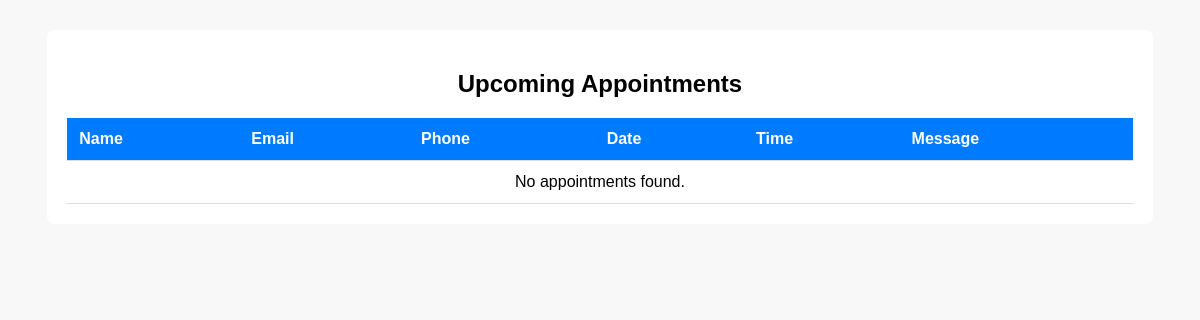
The app's page /dashboard/, older data.
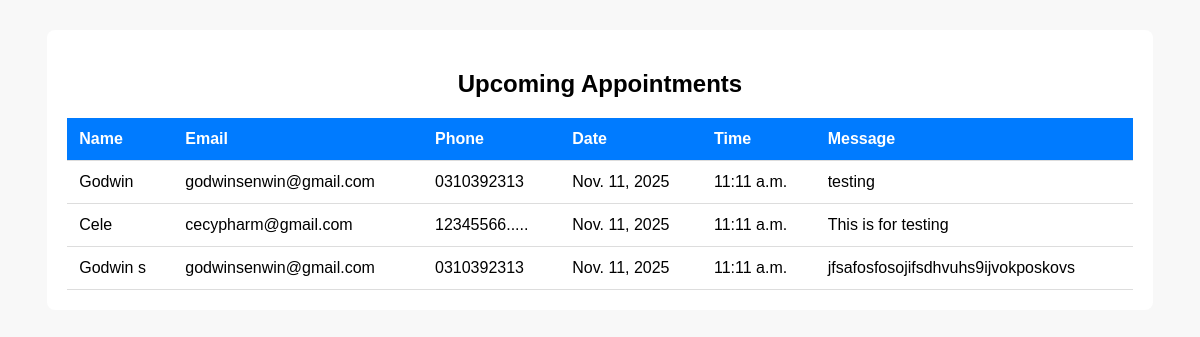
The same page, newer data.
### ce_cypharm/models.py (models this page shows, shortened)
class Appointment(models.Model):
    name = models.CharField(max_length=100)
    email = models.EmailField()
    phone = models.CharField(max_length=15, blank=True)
    date = models.DateField()
    time = models.TimeField()
    message = models.TextField(blank=True)
    created_at = models.DateTimeField(auto_now_add=True)
    class Meta:
        ordering = ['-created_at']

### ce_cypharm/views.py (the view)
# urls.py: path('dashboard/', views.appointment_dashboard, name='appointment_dashboard'),
def appointment_dashboard(request):
    appointments = Appointment.objects.all().order_by('-created_at')
    return render(request, 'ce_cypharm/dashboard.html', {'appointments': appointments})

### templates/ce_cypharm/dashboard.html (shortened to what this page needs)
<!DOCTYPE html>
<html lang="en">
<head>
</head>
<body>
<div class="container">
    <h2>Upcoming Appointments</h2>
    <table>
        <tr>
            <th>Name</th>
            <th>Email</th>
            <th>Phone</th>
            <th>Date</th>
            <th>Time</th>
            <th>Message</th>
        </tr>
        {% for appointment in appointments %}
        <tr>
            <td>{{ appointment.name }}</td>
            <td>{{ appointment.email }}</td>
            <td>{{ appointment.phone }}</td>
            <td>{{ appointment.date }}</td>
            <td>{{ appointment.time }}</td>
            <td>{{ appointment.message }}</td>
        </tr>
        {% empty %}
        <tr><td colspan="6" style="text-align:center;">No appointments found.</td></tr>
        {% endfor %}
    </table>
</div>
</body>
</html>

### templates/ce_cypharm/dashboard.html (style rules this page uses)
body { font-family: Arial, sans-serif; background: #f8f8f8; }
.container { width: 90%; margin: 30px auto; background: #fff; padding: 20px; border-radius: 8px; }
h2 { text-align: center; }
table { width: 100%; border-collapse: collapse; margin-top: 20px; }
th, td { padding: 12px; border-bottom: 1px solid #ddd; text-align: left; }
th { background: #007bff; color: white; }

Row changes from the older to the newer data that the page shows:
added Appointment: name "Godwin", email "godwinsenwin@gmail.com", phone "0310392313", date "Nov. 11, 2025", time "11:11 a.m.", message "testing"
added Appointment: name "Cele", email "cecypharm@gmail.com", phone "12345566.....", date "Nov. 11, 2025", time "11:11 a.m.", message "This is for testing"
added Appointment: name "Godwin s", email "godwinsenwin@gmail.com", phone "0310392313", date "Nov. 11, 2025", time "11:11 a.m.", message "jfsafosfosojifsdhvuhs9ijvokposkovs"
Text that changed along with them:
text no longer shown: "No appointments found."
